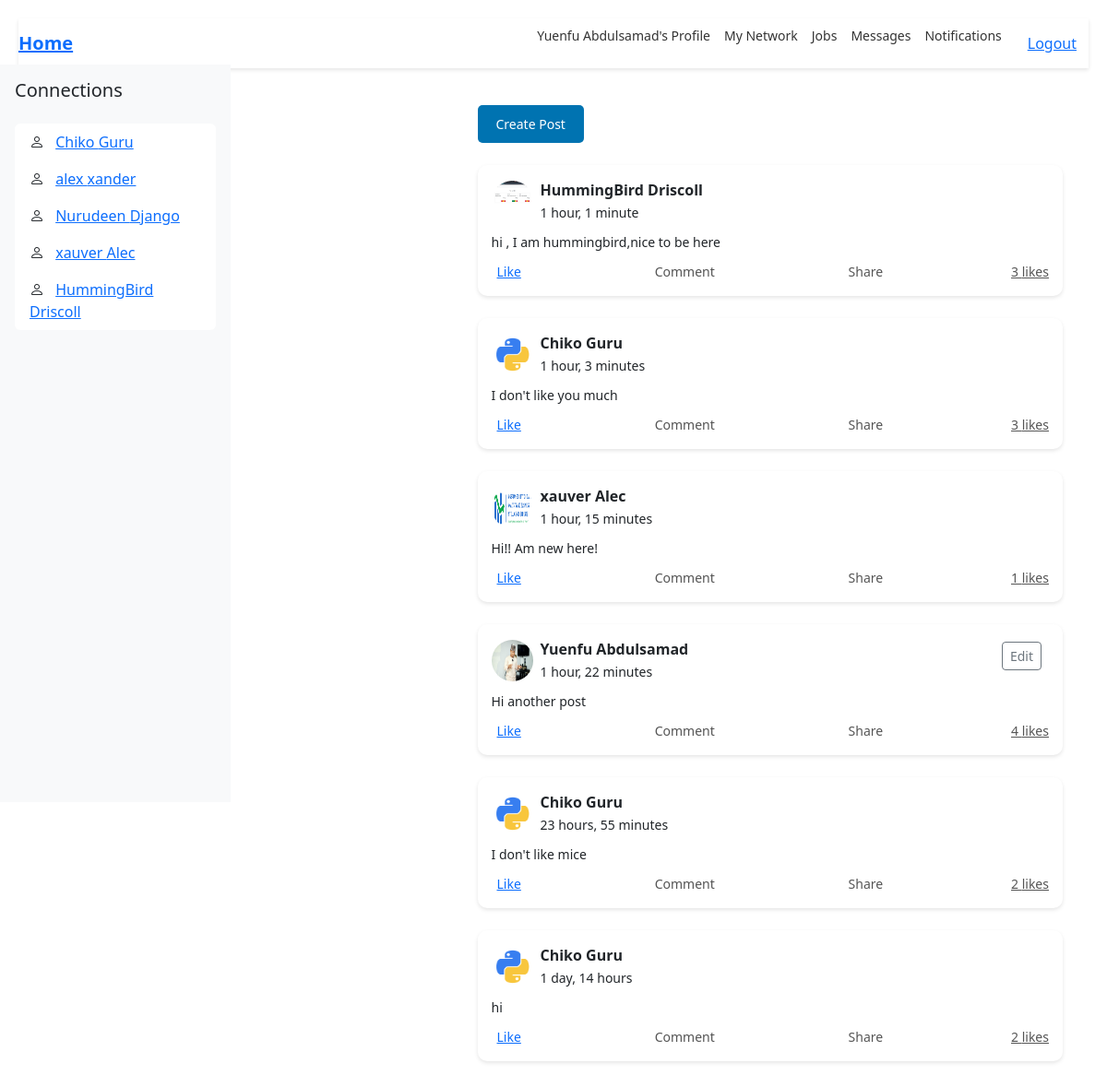
Screenshot of / (signed in) with the database file from the repository.
### post_app/models.py (models this page shows, shortened)
class Post(models.Model):
    user_post = models.ForeignKey(User, on_delete=models.DO_NOTHING,null=True,blank=True)
    post = models.TextField()
    likes = models.ManyToManyField(User,related_name='post_likes',blank=True)
    date_created = models.DateTimeField(auto_now_add=True)
    date_modified = models.DateTimeField(auto_now=True)

class Profile(models.Model):
    user = models.OneToOneField(User,on_delete=models.CASCADE,null=True,blank=True)
    profile_pic = models.ImageField(upload_to='profile_pic/', null=True,blank=True)
    contact = models.CharField(max_length=15)
    location = models.CharField(max_length=50)

### post_app/views.py (the view)
# urls.py: path("", views.home, name='index'),
@login_required(login_url='login')
def home(request):
    all_post = Post.objects.all().order_by("-date_modified")
    all_users = User.objects.exclude(id=request.user.id)
    if request.method == "POST":
        create_post = CreatePost(request.POST or None)
        if create_post.is_valid():
            post = create_post.save(commit=False)
            post.user_post = request.user
            post.save()
            messages.success(
                request,
                f"New feed has been created by {post.user_post.first_name} {post.user_post.last_name}",
            )
            return redirect("index")
    else:
        create_post = CreatePost()
    content = {"all": all_post, "users": all_users, "add_post": create_post}
    return render(request, "index.html", content)

### templates/index.html (shortened to what this page needs)
{% extends "base.html" %}
{% block content %}
<div class="container-fluid">
  <div class="row">
    {% include "sidebar.html" %}
    <div class="col-md-9 offset-md-3 col-12 pt-4">
      <button id="createPostBtn" class="create-post-btn">Create Post</button>
      {% for post in all %}
        <div class="post mt-4">
          <div class="post-header d-flex align-items-center position-relative">
            {% if post.user_post.profile.profile_pic %}
              <img src="{{ post.user_post.profile.profile_pic.url }}" alt="Avatar" class="avatar me-2">
            {% endif %}
            <div>
              <strong>{{ post.user_post.first_name }} {{ post.user_post.last_name }}</strong><br>
              <small>{{ post.date_modified|timesince }}</small>
            </div>
            {% if post.user_post == user %}
              <a href="{% url 'edit_post' post.id %}" class="btn btn-sm btn-outline-secondary position-absolute top-0 end-0 mt-1 me-2">Edit</a>
            {% endif %}
          </div>
          <div class="post-content mt-2">
            {{ post.post }}
          </div>
          <div class="post-actions mt-2">
            <button><a href="{% url 'like_post' post.id %}">Like</a></button>
            <button>Comment</button>
            <button>Share</button>
            <button type="button" class="btn btn-link p-0" data-bs-toggle="modal" data-bs-target="#likesModal{{ post.id }}">
              {{ post.likes.count }} likes
            </button>
          </div>
        </div>
      {% endfor %}
    </div>
  </div>
</div>
{% endblock %}

### templates/navbar.html (shortened to what this page needs)
<nav class="navbar">
  <div class="navbar-logo"><a href="{% url 'index' %}">Home</a></div>
  {% if request.user.is_authenticated %}
  <div class="navbar-links">
    <a href="{% url 'profile' %}">{{request.user.first_name}} {{request.user.last_name}}'s Profile</a>
    <a href="#">My Network</a>
    <a href="#">Jobs</a>
    <a href="#">Messages</a>
    <a href="#">Notifications</a>
    <form action="{% url 'logout' %}" method="POST">
      <button type="submit" class="btn btn-link">Logout</button>
    </form>
    {% endif %}
  </div>
</nav>

### templates/sidebar.html
<div class="sidebar d-none d-md-block bg-light p-3"
     style="width: 250px; height: 100vh; position: fixed; top: 70px; left: 0; overflow-y: auto; z-index: 1000;">
  <h5 class="mb-4">Connections</h5>
  <ul class="list-group">
    {% for user in users %}
      <li class="list-group-item border-0">
        <i class="bi bi-person me-2"></i>
        <a href="{% url 'check_profile' user.profile.id %}">
          {% if user.first_name %}
            {{ user.first_name }} {{ user.last_name }}
          {% else %}
            {{user.username}}
          {% endif %}
        </a>
      </li>
    {% endfor %}
  </ul>
</div>

### static/css/base.css (style rules this page uses)
.navbar { background-color: #ffffff; box-shadow: 0 2px 4px rgba(0,0,0,0.1); padding: 10px 20px; display: flex; justify-content: space-between; align-items: center; position: sticky; top: 0; z-index: 1000; }
.navbar-logo { font-size: 20px; font-weight: bold; color: #0073b1; }
.navbar-links { display: flex; gap: 15px; }
.navbar-links a { text-decoration: none; color: #333; font-size: 14px; }
.create-post-btn { background-color: #0073b1; color: white; padding: 10px 20px; border-radius: 5px; border: none; font-size: 14px; cursor: pointer; }
body { font-family: Arial, sans-serif; background: #f0f2f5; margin: 0; padding: 20px; }
.post { background: #fff; border-radius: 10px; padding: 15px; margin-bottom: 20px; box-shadow: 0 2px 4px rgba(0,0,0,0.1); }
.post-header { display: flex; align-items: center; margin-bottom: 10px; }
.avatar { width: 45px; height: 45px; border-radius: 50%; margin-right: 10px; }
.post-content { margin: 10px 0; font-size: 14px; }
.post-actions { display: flex; justify-content: space-between; margin-top: 15px; }
.post-actions button { background: none; border: none; color: #555; cursor: pointer; font-size: 14px; }

### rows the page displays
Post: user_post.profile.profile_pic (picture), user_post.first_name "HummingBird", user_post.last_name "Driscoll", date_modified "1 hour, 1 minute", post "hi , I am hummingbird,nice to be here", likes.count "3"
Post: user_post.profile.profile_pic (picture), user_post.first_name "Chiko", user_post.last_name "Guru", date_modified "1 hour, 3 minutes", post "I don't like you much", likes.count "3"
Post: user_post.profile.profile_pic (picture), user_post.first_name "xauver", user_post.last_name "Alec", date_modified "1 hour, 15 minutes", post "Hi!! Am new here!", likes.count "1"
Post: user_post.profile.profile_pic (picture), user_post.first_name "Yuenfu", user_post.last_name "Abdulsamad", date_modified "1 hour, 22 minutes", shows "Edit", post "Hi another post", likes.count "4"
Post: user_post.profile.profile_pic (picture), user_post.first_name "Chiko", user_post.last_name "Guru", date_modified "23 hours, 55 minutes", post "I don't like mice", likes.count "2"
Post: user_post.profile.profile_pic (picture), user_post.first_name "Chiko", user_post.last_name "Guru", date_modified "1 day, 14 hours", post "hi", likes.count "2"

### other values shown
{{ request.user.first_name }} "Yuenfu"
{{ request.user.last_name }} "Abdulsamad"
{{ user.first_name }} "Chiko"
{{ user.last_name }} "Guru"
{{ user.first_name }} "alex"
{{ user.last_name }} "xander"
{{ user.first_name }} "Nurudeen"
{{ user.last_name }} "Django"
{{ user.first_name }} "xauver"
{{ user.last_name }} "Alec"
{{ user.first_name }} "HummingBird"
{{ user.last_name }} "Driscoll"
